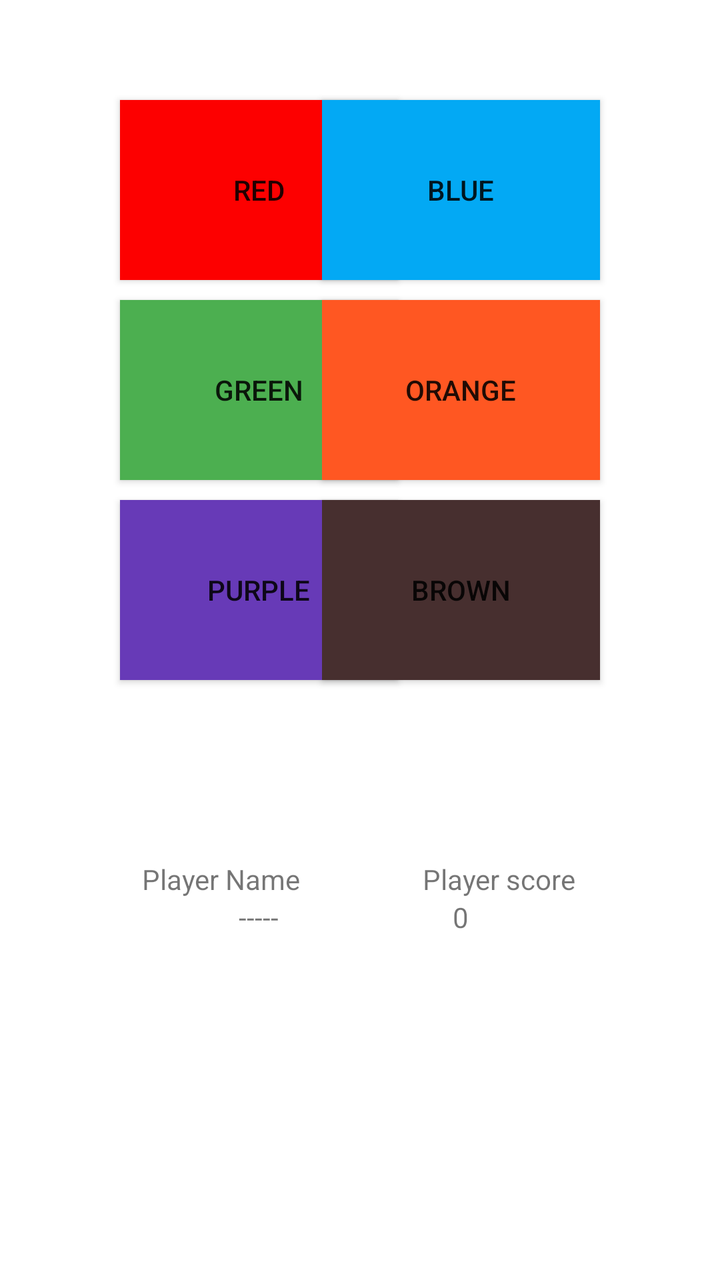
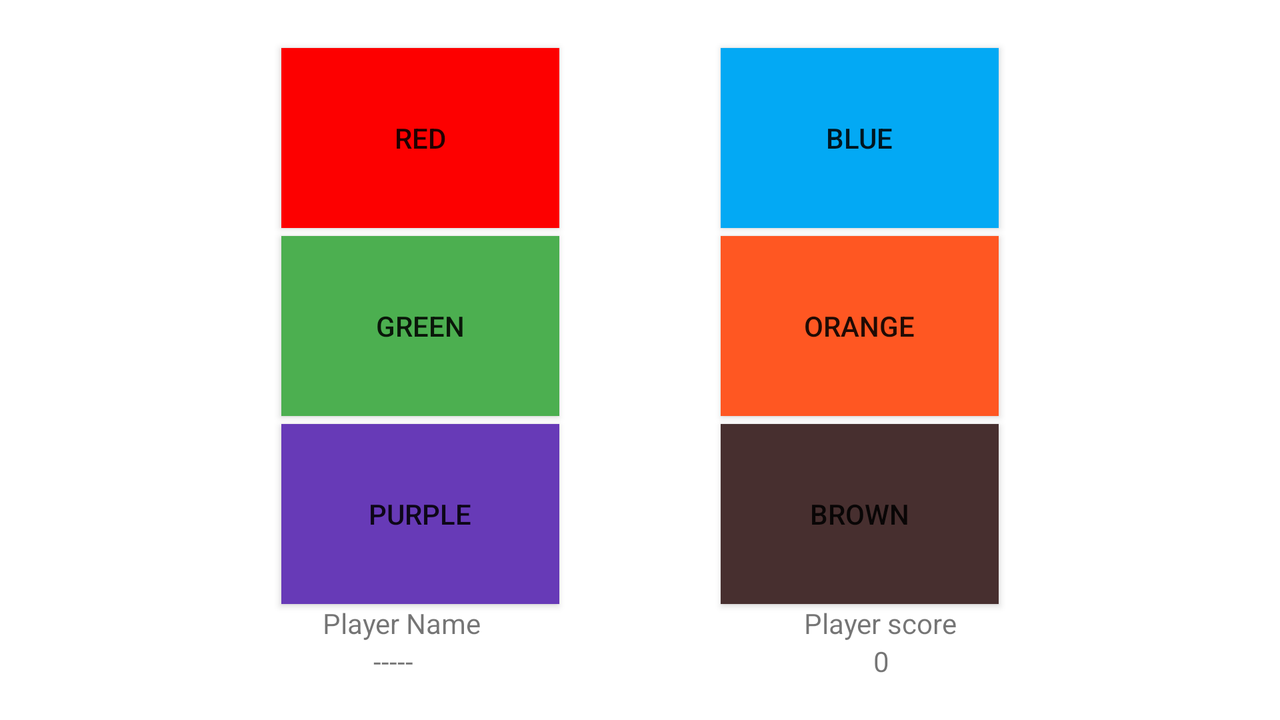

First picture: res/layout/ on a phone held upright. Second picture: the repository's own variant of that layout, on a device whose configuration matches the variant's folder. Source for both follows.
<!-- AndroidManifest.xml: application theme Theme.RandomIconMemorization -->
<!-- res/layout/activity_game.xml -->
<?xml version="1.0" encoding="utf-8"?>
<androidx.constraintlayout.widget.ConstraintLayout xmlns:android="http://schemas.android.com/apk/res/android"
    xmlns:app="http://schemas.android.com/apk/res-auto"
    xmlns:tools="http://schemas.android.com/tools"
    android:layout_width="match_parent"
    android:layout_height="match_parent"
    tools:context=".GameActivity">

    <androidx.appcompat.widget.AppCompatButton
        android:id="@+id/redButton"
        android:layout_width="139dp"
        android:layout_height="90dp"
        android:layout_marginStart="60dp"
        android:layout_marginTop="50dp"
        android:background="#FD0000"
        android:onClick="redButtonPressed"

        android:text="Red"
        app:iconTint="#2B2424"
        app:layout_constraintStart_toStartOf="parent"
        app:layout_constraintTop_toTopOf="parent" />

    <androidx.appcompat.widget.AppCompatButton
        android:id="@+id/blueButton"
        android:layout_width="139dp"
        android:layout_height="90dp"
        android:layout_marginTop="50dp"
        android:layout_marginEnd="60dp"
        android:background="#03A9F4"
        android:onClick="blueButtonPressed"
        android:text="Blue"

        app:layout_constraintEnd_toEndOf="parent"
        app:layout_constraintTop_toTopOf="parent" />

    <androidx.appcompat.widget.AppCompatButton
        android:id="@+id/greenButton"
        android:layout_width="139dp"
        android:layout_height="90dp"
        android:layout_marginStart="60dp"
        android:layout_marginTop="10dp"
        android:background="#4CAF50"
        android:onClick="greenButtonPressed"
        android:text="Green"

        app:layout_constraintStart_toStartOf="parent"
        app:layout_constraintTop_toBottomOf="@+id/redButton" />

    <androidx.appcompat.widget.AppCompatButton
        android:id="@+id/orangeButton"
        android:layout_width="139dp"
        android:layout_height="90dp"
        android:layout_marginTop="10dp"
        android:layout_marginEnd="60dp"
        android:background="#FF5722"
        android:onClick="orangeButtonPressed"
        android:text="Orange"

        app:layout_constraintEnd_toEndOf="parent"
        app:layout_constraintTop_toBottomOf="@+id/blueButton" />

    <androidx.appcompat.widget.AppCompatButton
        android:id="@+id/purpleButton"
        android:layout_width="139dp"
        android:layout_height="90dp"
        android:layout_marginStart="60dp"
        android:layout_marginTop="10dp"
        android:background="#673AB7"
        android:onClick="purpleButtonPressed"
        android:text="Purple"

        app:layout_constraintStart_toStartOf="parent"
        app:layout_constraintTop_toBottomOf="@+id/greenButton" />

    <androidx.appcompat.widget.AppCompatButton
        android:id="@+id/brownButton"
        android:layout_width="139dp"
        android:layout_height="90dp"
        android:layout_marginTop="10dp"
        android:layout_marginEnd="60dp"
        android:background="#472F2F"
        android:onClick="brownButtonPressed"
        android:text="Brown"

        app:layout_constraintEnd_toEndOf="parent"
        app:layout_constraintTop_toBottomOf="@+id/orangeButton" />

    <TextView
        android:id="@+id/playerName"
        android:layout_width="139dp"
        android:layout_height="76dp"
        android:layout_marginStart="60dp"
        android:text="-----"
        android:textAlignment="center"
        app:layout_constraintStart_toStartOf="parent"
        app:layout_constraintTop_toBottomOf="@+id/textView5" />

    <TextView
        android:id="@+id/playerScore"
        android:layout_width="139dp"
        android:layout_height="78dp"
        android:layout_marginEnd="60dp"
        android:text="0"
        android:textAlignment="center"
        app:layout_constraintEnd_toEndOf="parent"
        app:layout_constraintTop_toBottomOf="@+id/textView6" />

    <TextView
        android:id="@+id/textView5"
        android:layout_width="wrap_content"
        android:layout_height="wrap_content"
        android:layout_marginStart="60dp"
        android:layout_marginTop="90dp"
        android:text="Player Name"
        app:layout_constraintEnd_toStartOf="@+id/playerScore"
        app:layout_constraintStart_toStartOf="parent"
        app:layout_constraintTop_toBottomOf="@+id/purpleButton" />

    <TextView
        android:id="@+id/textView6"
        android:layout_width="wrap_content"
        android:layout_height="wrap_content"
        android:layout_marginTop="90dp"
        android:layout_marginEnd="60dp"
        android:text="Player score"
        app:layout_constraintEnd_toEndOf="parent"
        app:layout_constraintStart_toEndOf="@+id/playerName"
        app:layout_constraintTop_toBottomOf="@+id/brownButton" />

</androidx.constraintlayout.widget.ConstraintLayout>
<!-- resources referenced by this layout -->
<resources>
  <style name="Theme.RandomIconMemorization" parent="Theme.MaterialComponents.DayNight.DarkActionBar">
          
          <item name="colorPrimary">@color/purple_500</item>
          <item name="colorPrimaryVariant">@color/purple_700</item>
          <item name="colorOnPrimary">@color/white</item>
          
          <item name="colorSecondary">@color/teal_200</item>
          <item name="colorSecondaryVariant">@color/teal_700</item>
          <item name="colorOnSecondary">@color/black</item>
          
          <item name="android:statusBarColor" tools:targetApi="l">?attr/colorPrimaryVariant</item>
          
      </style>
</resources>
<!-- res/layout-land/activity_game.xml (the repository's variant of the layout above) -->
<!-- drawn on the phone turned sideways -->
<?xml version="1.0" encoding="utf-8"?>
<androidx.constraintlayout.widget.ConstraintLayout xmlns:android="http://schemas.android.com/apk/res/android"
    xmlns:app="http://schemas.android.com/apk/res-auto"
    xmlns:tools="http://schemas.android.com/tools"
    android:layout_width="match_parent"
    android:layout_height="match_parent"
    tools:context=".GameActivity">

    <androidx.appcompat.widget.AppCompatButton
        android:id="@+id/blueButton"
        android:layout_width="139dp"
        android:layout_height="90dp"
        android:layout_marginTop="24dp"
        android:layout_marginEnd="60dp"
        android:background="#03A9F4"
        android:foreground="@mipmap/blue_icon_foreground"
        android:onClick="blueButtonPressed"
        android:text="Blue"
        app:layout_constraintEnd_toEndOf="parent"
        app:layout_constraintHorizontal_bias="0.5"
        app:layout_constraintStart_toEndOf="@+id/redButton"
        app:layout_constraintTop_toTopOf="parent" />

    <androidx.appcompat.widget.AppCompatButton
        android:id="@+id/redButton"
        android:layout_width="139dp"
        android:layout_height="90dp"
        android:layout_marginStart="60dp"
        android:layout_marginTop="24dp"
        android:background="#FD0000"
        android:foreground="@mipmap/red_icon_foreground"
        android:onClick="redButtonPressed"
        android:text="Red"
        app:layout_constraintEnd_toStartOf="@+id/blueButton"
        app:layout_constraintHorizontal_bias="0.5"
        app:layout_constraintStart_toStartOf="parent"
        app:layout_constraintTop_toTopOf="parent" />

    <androidx.appcompat.widget.AppCompatButton
        android:id="@+id/purpleButton"
        android:layout_width="139dp"
        android:layout_height="90dp"
        android:layout_marginStart="60dp"
        android:layout_marginTop="4dp"
        android:background="#673AB7"
        android:foreground="@mipmap/purple_icon_foreground"
        android:onClick="purpleButtonPressed"
        android:text="Purple"
        app:layout_constraintEnd_toStartOf="@+id/brownButton"
        app:layout_constraintHorizontal_bias="0.5"
        app:layout_constraintStart_toStartOf="parent"
        app:layout_constraintTop_toBottomOf="@+id/greenButton" />

    <androidx.appcompat.widget.AppCompatButton
        android:id="@+id/brownButton"
        android:layout_width="139dp"
        android:layout_height="90dp"
        android:layout_marginTop="4dp"
        android:layout_marginEnd="60dp"
        android:background="#472F2F"
        android:foreground="@mipmap/brown_icon_foreground"
        android:onClick="brownButtonPressed"
        android:text="Brown"
        app:layout_constraintEnd_toEndOf="parent"
        app:layout_constraintHorizontal_bias="0.5"
        app:layout_constraintStart_toEndOf="@+id/purpleButton"
        app:layout_constraintTop_toBottomOf="@+id/orangeButton" />

    <androidx.appcompat.widget.AppCompatButton
        android:id="@+id/greenButton"
        android:layout_width="139dp"
        android:layout_height="90dp"
        android:layout_marginStart="60dp"
        android:layout_marginTop="4dp"
        android:background="#4CAF50"
        android:foreground="@mipmap/green_icon_foreground"
        android:onClick="greenButtonPressed"
        android:text="Green"
        app:layout_constraintEnd_toStartOf="@+id/orangeButton"
        app:layout_constraintHorizontal_bias="0.5"
        app:layout_constraintStart_toStartOf="parent"
        app:layout_constraintTop_toBottomOf="@+id/redButton" />

    <androidx.appcompat.widget.AppCompatButton
        android:id="@+id/orangeButton"
        android:layout_width="139dp"
        android:layout_height="90dp"
        android:layout_marginTop="4dp"
        android:layout_marginEnd="60dp"
        android:background="#FF5722"
        android:foreground="@mipmap/orange_icon_foreground"
        android:onClick="orangeButtonPressed"
        android:text="Orange"
        app:layout_constraintEnd_toEndOf="parent"
        app:layout_constraintHorizontal_bias="0.5"
        app:layout_constraintStart_toEndOf="@+id/greenButton"
        app:layout_constraintTop_toBottomOf="@+id/blueButton" />

    <TextView
        android:id="@+id/playerName"
        android:layout_width="89dp"
        android:layout_height="28dp"
        android:text="-----"
        android:textAlignment="center"
        app:layout_constraintEnd_toStartOf="@+id/playerScore"
        app:layout_constraintHorizontal_bias="0.5"
        app:layout_constraintStart_toStartOf="parent"
        app:layout_constraintTop_toBottomOf="@+id/textView5" />

    <TextView
        android:id="@+id/textView5"
        android:layout_width="wrap_content"
        android:layout_height="wrap_content"
        android:text="Player Name"
        app:layout_constraintEnd_toStartOf="@+id/textView6"
        app:layout_constraintHorizontal_bias="0.5"
        app:layout_constraintStart_toStartOf="parent"
        app:layout_constraintTop_toBottomOf="@+id/purpleButton" />

    <TextView
        android:id="@+id/textView6"
        android:layout_width="wrap_content"
        android:layout_height="wrap_content"
        android:text="Player score"
        app:layout_constraintEnd_toEndOf="parent"
        app:layout_constraintHorizontal_bias="0.5"
        app:layout_constraintStart_toEndOf="@+id/textView5"
        app:layout_constraintTop_toBottomOf="@+id/brownButton" />

    <TextView
        android:id="@+id/playerScore"
        android:layout_width="94dp"
        android:layout_height="26dp"
        android:text="0"
        android:textAlignment="center"
        app:layout_constraintEnd_toEndOf="parent"
        app:layout_constraintHorizontal_bias="0.5"
        app:layout_constraintStart_toEndOf="@+id/playerName"
        app:layout_constraintTop_toBottomOf="@+id/textView6" />

</androidx.constraintlayout.widget.ConstraintLayout>
<!-- resources referenced by the variant -->
<!-- as the phone turned sideways resolves them -->
<resources>
  <!-- mipmap blue_icon_foreground: png bitmap (mipmap-xhdpi, 28620 bytes) -->
  <!-- mipmap brown_icon_foreground: png bitmap (mipmap-xhdpi, 15361 bytes) -->
  <!-- mipmap green_icon_foreground: png bitmap (mipmap-xhdpi, 27446 bytes) -->
  <!-- mipmap orange_icon_foreground: png bitmap (mipmap-xhdpi, 18503 bytes) -->
  <!-- mipmap purple_icon_foreground: png bitmap (mipmap-xhdpi, 31771 bytes) -->
  <!-- mipmap red_icon_foreground: png bitmap (mipmap-xhdpi, 28835 bytes) -->
  <style name="Theme.RandomIconMemorization" parent="Theme.MaterialComponents.DayNight.DarkActionBar">
          
          <item name="colorPrimary">@color/purple_500</item>
          <item name="colorPrimaryVariant">@color/purple_700</item>
          <item name="colorOnPrimary">@color/white</item>
          
          <item name="colorSecondary">@color/teal_200</item>
          <item name="colorSecondaryVariant">@color/teal_700</item>
          <item name="colorOnSecondary">@color/black</item>
          
          <item name="android:statusBarColor" tools:targetApi="l">?attr/colorPrimaryVariant</item>
          
      </style>
</resources>
